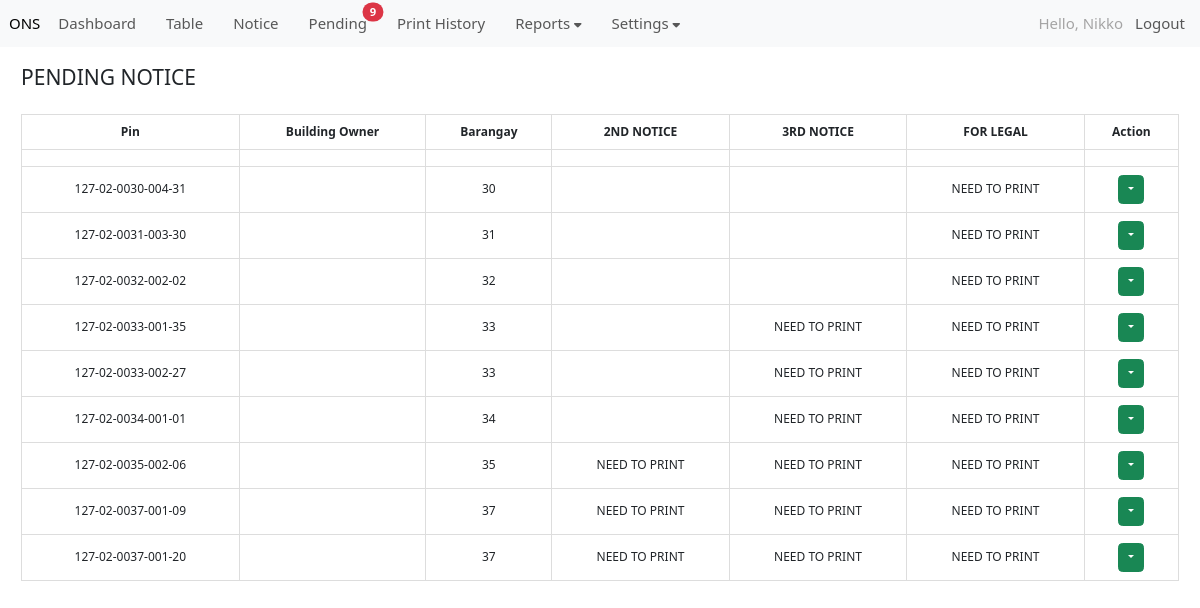
The page /pending_notice (signed in) on the database its author committed.
### ONS/models.py (models this page shows, shortened)
class building_record(models.Model):
    BRGY_CHOICES = (
        ('1','1 (HEN. M. ALVAREZ)'),
        ('2','2 (C. TIRONA)'),
        ('3','3 (HEN. E. AGUINALDO)'),
        ('4','4 (HEN. M. TRIAS)'),
        ('5','5 (HEN. E. EVANGELISTA)'),
        ('6','6 (DIEGO SILANG)'),
        ('7','7 (KAPITAN KONG)'),
        ('8','8 (MANUEL S. ROJAS)'),
        ('9','9 (KANAWAY)'),
        ('10','10 (KINGFISHER)'),
        ('10A','10-A (KINGFISHER-A)'),
        ('10B','10-B (KINGFISHER-B)'),
        ('11','11 (LAWIN)'),
        ('12','12 (LOVE BIRD)'),
        ('13','13 (AGUILA)'),
        ('14','14 (LORO)'),
        ('15','15 (KILYAWAN)'),
        ('16','16 (MARTINES)'),
        ('17','17 (KALAPATI)'),
        ('18','18 (MAYA)'),
        ('19','19 (GEMINI)'),
        ('20','20 (VIRGO)'),
        ('21','21 (SCORPIO)'),
        ('22','22 (LEO)'),
        ('22A','22-A (LEO A)'),
        ('23','23 (AQUARIUS)'),
        ('24','24 (LIBRA)'),
        ('25','25 (CAPRICORN)'),
        ('26','26 (CANCER)'),
        ('27','27 (SAGITARIUS)'),
        ('28','28 (TAURUS)'),
        ('29','29 (LAO-LAO)'),
        ('29A','29-A (LAO-LAO A)'),
        ('30','30 (BID-BID)'),
        ('31','31 (MAYA-MAYA)'),
        ('32','32 (SALAY-SALAY)'),
        ('33','33 (BUWAN-BUWAN)'),
        ('34','34 (LAPU-LAPU)'),
        ('35','35 (HASA-HASA)'),
        ('36','36 (SAP-SAP)'),
        ('36A','36-A (SAP-SAP A)'),
        ('37','37 (CADENA DE AMOR)'),
        ('37A','37-A (CADENA DE AMOR A)'),
        ('38','38 (SAMPAGUITA)'),
        ('38A','38-A (SAMPAGUITA A)'),
        ('39','39 (JASMIN)'),
        ('40','40 (GUMAMELA)'),
        ('41','41 (ROSAL)'),
        ('42','42 (PINAGBUKLOD)'),
        ('42A','42-A (PINAGBUKLOD A)'),
        ('42B','42-B (PINAGBUKLOD B)'),
        ('42C','42-C (PINAGBUKLOD C)'),
        ('43','43 (PINAGPALA)'),
        ('44','44 (MALIGAYA)'),
        ('45','45 (KAUNLARAN)'),
        ('45A','45-A (KAUNLARAN A)'),
        ('46','46 (SINAGTALA)'),
        ('47','47 (PAGKAKAISA)'),
        ('47A','47-A (PAGKAKAISA A)'),
        ('47B','47-B (PAGKAKAISA B)'),
        ('48','48 (NARRA)'),
        ('48A','48-A (NARRA A)'),
        ('49','49 (AKASYA)'),
        ('49A','49-A (AKASYA A)'),
        ('50','50 (KABALYERO)'),
        ('51','51 (KAMAGONG)'),
        ('52','52 (IPIL)'),
        ('53','53 (YAKAL)'),
        ('53A','53-A (YAKAL A)'),
        ('53B','53-B (YAKAL B)'),
        ('54','54 (PECHAY)'),
        ('54A','54-A (PECHAY A)'),
        ('55','55 (AMPALAYA)'),
        ('56','56 (LABANOS)'),
        ('57','57 (REPOLYO)'),
        ('58','58 (PATOLA)'),
        ('58A','58-A (PATOLA A)'),
        ('59','59 (SITAW)'),
        ('60','60 (LETSUGAS)'),
        ('61','61 (TALONG)'),
        ('61A','61-A (TALONG A)'),
        ('062','62 (KANGKONG)'),
        ('62A','62-A (KANGKONG A)'),
        ('62B','62-B (KANGKONG B)')
    )
    DISTRICT = (
        ('1', '(1) DALAHICAN/STA. CRUZ'), # first element in tuple will be saved in database, 2nd is in form for user to view
        ('2', '(2) CARIDAD'),
        ('3', '(3) SAN ANTONIO'),
        ('4', '(4) SAN ROQUE')
    )
    STATUS = (
        ('COMPLIED', 'COMPLIED'), # first element in tuple will be saved in database, 2nd is in form for user to view
        ('LOT OWNER CONSENT', 'LOT OWNER CONSENT'),
        ('NONCOMPLIANT', 'NONCOMPLIANT'),
        ('PROCESSING', 'PROCESSING'),
        ('REASSESSMENT', 'REASSESSMENT')
    )
    created_at = models.DateTimeField(auto_now_add=True, null=True)
    created_by = models.ForeignKey(User, on_delete=models.CASCADE, related_name='building_records', null=True, blank=True)
    cavite_pin = models.CharField(max_length=3, blank=False, null=False, default=127)
    district_pin = models.CharField(max_length=2, choices=DISTRICT)
    brgy_pin = models.CharField(max_length=4, choices=BRGY_CHOICES)
    section_pin = models.CharField(max_length=3, blank=False, null=False)
    lot_pin = models.CharField(max_length=2, blank=False, null=False)
    building_pin = models.CharField(max_length=4, blank=True, null=True)
    pin_number = models.CharField(max_length=23, blank=True, null=True)
    lot_owner = models.CharField(max_length=350, blank=True, null=True)
    building_owner = models.CharField(max_length=350, blank=True, null=True)
    address = models.CharField(max_length=150, blank=True, null=True)
    contact_number = models.CharField(max_length=11, blank=True, null=True)
    occupancy_permit = models.CharField(max_length=25, blank=True, null=True)
    electrical_permit = models.CharField(max_length=25, blank=True, null=True)
    first_notice_date = models.DateField(null=True, blank=True)
    status = models.CharField(max_length=50, blank=True, choices=STATUS)
    comment =   models.CharField(max_length=50, blank=True, null=True)
    second_notice_date = models.DateField(null=True, blank=True)
    second_status = models.CharField(null=True,max_length=50, blank=True, choices=STATUS)
    second_comment =   models.CharField(max_length=50, blank=True, null=True)
    third_notice_date = models.DateField(null=True, blank=True)
    third_status = models.CharField(null=True,max_length=50, blank=True, choices=STATUS)
    third_comment =   models.CharField(max_length=50, blank=True, null=True)
    for_legal_notice_date = models.DateField(null=True, blank=True)
    for_legal_status = models.CharField(null=True,max_length=50, blank=True, choices=STATUS)
    for_legal_comment =   models.CharField(max_length=50, blank=True, null=True)
    final_status = models.CharField(max_length=23, blank=True, null=True)
    first_notice_print_history = models.CharField(max_length=50, blank=True, null=True)
    second_notice_print_history = models.CharField(max_length=50, blank=True, null=True)
    second_notice_print_date = models.DateField(null=True, blank=True)
    third_notice_print_history = models.CharField(max_length=50, blank=True, null=True)
    third_notice_print_date = models.DateField(null=True, blank=True)
    for_legal_notice_print_history = models.CharField(max_length=50, blank=True, null=True)
    for_legal_notice_print_date = models.DateField(null=True, blank=True)
    date_complied =  models.DateField(null=True, blank=True)
    date_final_status = models.DateField(null=True, blank=True)
    history = HistoricalRecords()

### ONS/views.py (the view, shortened to what this page needs)
# urls.py: path('pending_notice', views.pending_notice, name='pending_notice'),
def pending_notice(request):
    if not request.user.is_authenticated:
        messages.warning(request, "You must be Logged In to view the page!")
        return redirect('login_page')
    today = timezone.localtime(timezone.now()).date()
    compare_date = datetime.strptime("3/25/2025", "%m/%d/%Y").date()
    pending_pin_number = request.session.get('pin_number', [])
    pending_notice_id = building_record.objects.filter(pin_number=pending_pin_number)
    pending_notice = building_record.objects.filter(
        (Q(second_notice_date__gte=compare_date) & Q(second_notice_date__lt=today) & Q(second_status="NONCOMPLIANT") & Q(second_notice_print_history="")) |
        (Q(third_notice_date__gte=compare_date) & Q(third_notice_date__lt=today) & Q(third_status="NONCOMPLIANT") & Q(third_notice_print_history="")) |
        (Q(for_legal_notice_date__gte=compare_date) & Q(for_legal_notice_date__lt=today) & Q(for_legal_status="NONCOMPLIANT") & Q(for_legal_notice_print_history=""))
    )
    no_of_pending_notice = 0
    if pending_notice.exists():
        for pending_notices in pending_notice:
            no_of_pending_notice += 1
    else:
        print('No Pending Notices')
    context = {
        'pending_notice': pending_notice,
        'today': today,
        'no_of_pending_notice': no_of_pending_notice,
        'compare_date': compare_date,
    }
    return render(request, 'pending_notice.html', context)

### ONS/context_processors.py (called while the page is built)
def global_no_of_notice(request):
    if request.user.is_authenticated:
        today = timezone.localtime(timezone.now()).date()
        no_of_notice = building_record.objects.filter(
            (Q(second_status="NONCOMPLIANT") & Q(second_notice_date=today) & Q(second_notice_print_history="")) |
            (Q(third_status="NONCOMPLIANT") & Q(third_notice_date=today) & Q(third_notice_print_history="")) |
            (Q(for_legal_status="NONCOMPLIANT") & Q(for_legal_notice_date=today) & Q(for_legal_notice_print_history=""))
        ).count()
    else:
        no_of_notice = 0
    return {'no_of_notice': no_of_notice}

def global_no_of_pending_notice(request):
    if request.user.is_authenticated:
        today = timezone.localtime(timezone.now()).date()
        compare_date = datetime.strptime("3/25/2025", "%m/%d/%Y").date()
        no_of_pending_notice = building_record.objects.filter(
        (Q(second_notice_date__gte=compare_date) & Q(second_notice_date__lt=today) & Q(second_status="NONCOMPLIANT") & Q(second_notice_print_history="")) |
        (Q(third_notice_date__gte=compare_date) & Q(third_notice_date__lt=today) & Q(third_status="NONCOMPLIANT") & Q(third_notice_print_history="")) |
        (Q(for_legal_notice_date__gte=compare_date) & Q(for_legal_notice_date__lt=today) & Q(for_legal_status="NONCOMPLIANT") & Q(for_legal_notice_print_history=""))
        ).count()
    else:
        no_of_pending_notice = 0
    return {'no_of_pending_notice': no_of_pending_notice}

### ONS/templates/pending_notice.html (shortened to what this page needs)
{% extends 'base.html' %}
{% load static %}
{% block content %}
<link href="https://cdn.jsdelivr.net/npm/bootstrap@5.3.3/dist/css/bootstrap.min.css" rel="stylesheet">
<link href="https://cdn.datatables.net/2.1.8/css/dataTables.dataTables.css" rel="stylesheet">
{% if user.is_authenticated %}
<h3>
    PENDING NOTICE
</h3>
<br>
<table id="example" class="display table-bordered" style="width:100%">
    <thead>
        <tr>
            <th style="text-align: center;">Pin</th>
            <th style="text-align: center;">Building Owner</th>
            <th style="text-align: center;">Barangay</th>
            <th style="text-align: center;">2ND NOTICE</th>
            <th style="text-align: center;">3RD NOTICE</th>
            <th style="text-align: center;">FOR LEGAL</th>
            <th style="text-align: center;">Action</th>
        </tr>
    </thead>
    <tfoot>
        <tr>
            <th></th>
            <th></th>
            <th></th>
            <th></th>
            <th></th>
            <th></th>
            <th></th>
        </tr>
    </tfoot>
    <tbody>
    {% for notices in pending_notice %}
        <tr>
            <td style="text-align: left; text-align: center;">{{ notices.pin_number }}</td>
            <td style="text-align: left;">{{ notices.building_owner }}</td>
            <td style="text-align: left; text-align: center;">{{ notices.brgy_pin }}</td>
            <td style="text-align: center;">
                {% if notices.second_notice_date >= compare_date and notices.second_notice_date < today and notices.second_notice_print_history == "" %}
                    NEED TO PRINT
                {% endif %}
            </td>
            <td style="text-align: center;">
                {% if notices.third_notice_date >= compare_date and notices.third_notice_date < today and notices.third_notice_print_history == "" %}
                NEED TO PRINT
                {% endif %}
            </td>
            <td style="text-align: center;">
                {% if notices.for_legal_notice_date >= compare_date and notices.for_legal_notice_date < today and notices.for_legal_notice_print_history == "" %}
                NEED TO PRINT
                {% endif %}
            </td>
            <td style="text-align: center;">
                <div class="dropdown">
                    <button class="btn btn-success dropdown-toggle" type="button" data-bs-toggle="dropdown" aria-expanded="false"></button>
                </div>
            </td>
        </tr>
    {% endfor %}
    </tbody>
</table>
{% endif %}
{% endblock %}

### ONS/templates/navbar.html (shortened to what this page needs)
<link rel="stylesheet" href="https://cdn.jsdelivr.net/npm/bootstrap-icons@1.5.0/font/bootstrap-icons.css">
<link rel="stylesheet" href="https://cdnjs.cloudflare.com/ajax/libs/font-awesome/6.0.0-beta3/css/all.min.css">
<nav class="navbar navbar-expand-lg bg-body-tertiary">
    <div class="container-fluid">
        <a class="navbar-brand" href="{% url 'home' %}">ONS</a>
        <ul class="navbar-nav me-auto mb-2 mb-lg-0">
            <li class="nav-item me-4">
                <a class="nav-link" aria-current="page" href="{% url 'dashboard' %}">Dashboard</a>
            </li>
            <li class="nav-item me-4">
                <a class="nav-link" aria-current="page" href="{% url 'home' %}">Table</a>
            </li>
            <li class="nav-item me-4">
                <a class="nav-link position-relative" aria-current="page" href="{% url 'notice' %}">
                    Notice
                </a>
            </li>
            <li class="nav-item me-4">
                <a class="nav-link position-relative" aria-current="page" href="{% url 'pending_notice' %}">
                    Pending
                    {% if no_of_pending_notice > 0 %}
                    <span class="position-absolute top-1 start-100 translate-middle badge rounded-pill bg-danger">
                        {{ no_of_pending_notice }}
                    </span>
                    {% endif %}
                </a>
            </li>
            <li class="nav-item me-4">
                <a class="nav-link" aria-current="page" href="{% url 'print_history' %}">Print History</a>
            </li>
            <li class="nav-item dropdown me-4">
                <a class="nav-link dropdown-toggle" href="#" id="settingsDropdown" role="button" data-bs-toggle="dropdown" aria-expanded="false">
                    Reports <i class="fas fa-caret-down"></i></a>
            </li>
            <li class="nav-item dropdown me-4">
                <a class="nav-link dropdown-toggle" href="#" id="settingsDropdown" role="button" data-bs-toggle="dropdown" aria-expanded="false">
                    Settings <i class="fas fa-caret-down"></i>
                </a>
            </li>
        </ul>
        <ul class="navbar-nav ms-auto mb-2 mb-lg-0">
            <li class="nav-item">
                <a class="nav-link" style="color: rgb(130, 129, 129); opacity: 0.7;">Hello, {{ user.username }}</a>
            </li>
            {% if user.is_authenticated %}
                <li class="nav-item">
                    <a class="nav-link" href="{% url 'logout' %}">Logout</a>
                </li>
            {% else %}
                <li class="nav-item">
                    <a class="nav-link" href="#">Login</a>
                </li>
            {% endif %}
        </ul>
    </div>
</nav>

### ONS/templates/navbar.html (style rules this page uses)
.nav-item { font-size: 15px; }
.nav-link { position: relative; text-decoration: none; color: inherit; }
.nav-link::after { content: ''; position: absolute; left: 0; right: 0; bottom: 0; height: 2px; background-color: currentColor; transform: scaleX(0); transition: transform 0.3s ease; }

### ONS/templates/pending_notice.html (style rules this page uses)
* { font-family: 'Segoe UI', Tahoma, sans-serif; font-size: 12px; }
#example { width: 100%; border-collapse: collapse; }
#example thead th, #example tfoot th { position: sticky; top: 0; background-color: white; z-index: 10; }
#example tfoot th { bottom: 0; z-index: 10; }
#example th, #example td { padding: 8px; text-align: left; border: 1px solid #ddd; }
tfoot { display: table-header-group; text-align: left; }
td { text-align: left; }

### rows shown on the page
building_record: pin_number "127-02-0030-004-31", brgy_pin "30", for_legal_notice_date "NEED TO PRINT"
building_record: pin_number "127-02-0031-003-30", brgy_pin "31", for_legal_notice_date "NEED TO PRINT"
building_record: pin_number "127-02-0032-002-02", brgy_pin "32", for_legal_notice_date "NEED TO PRINT"
building_record: pin_number "127-02-0033-001-35", brgy_pin "33", third_notice_date "NEED TO PRINT", for_legal_notice_date "NEED TO PRINT"
building_record: pin_number "127-02-0033-002-27", brgy_pin "33", third_notice_date "NEED TO PRINT", for_legal_notice_date "NEED TO PRINT"
building_record: pin_number "127-02-0034-001-01", brgy_pin "34", third_notice_date "NEED TO PRINT", for_legal_notice_date "NEED TO PRINT"
building_record: pin_number "127-02-0035-002-06", brgy_pin "35", second_notice_date "NEED TO PRINT", third_notice_date "NEED TO PRINT", for_legal_notice_date "NEED TO PRINT"
building_record: pin_number "127-02-0037-001-09", brgy_pin "37", second_notice_date "NEED TO PRINT", third_notice_date "NEED TO PRINT", for_legal_notice_date "NEED TO PRINT"
building_record: pin_number "127-02-0037-001-20", brgy_pin "37", second_notice_date "NEED TO PRINT", third_notice_date "NEED TO PRINT", for_legal_notice_date "NEED TO PRINT"

### other values the page prints
{{ no_of_pending_notice }} "9"
{{ user.username }} "Nikko"
